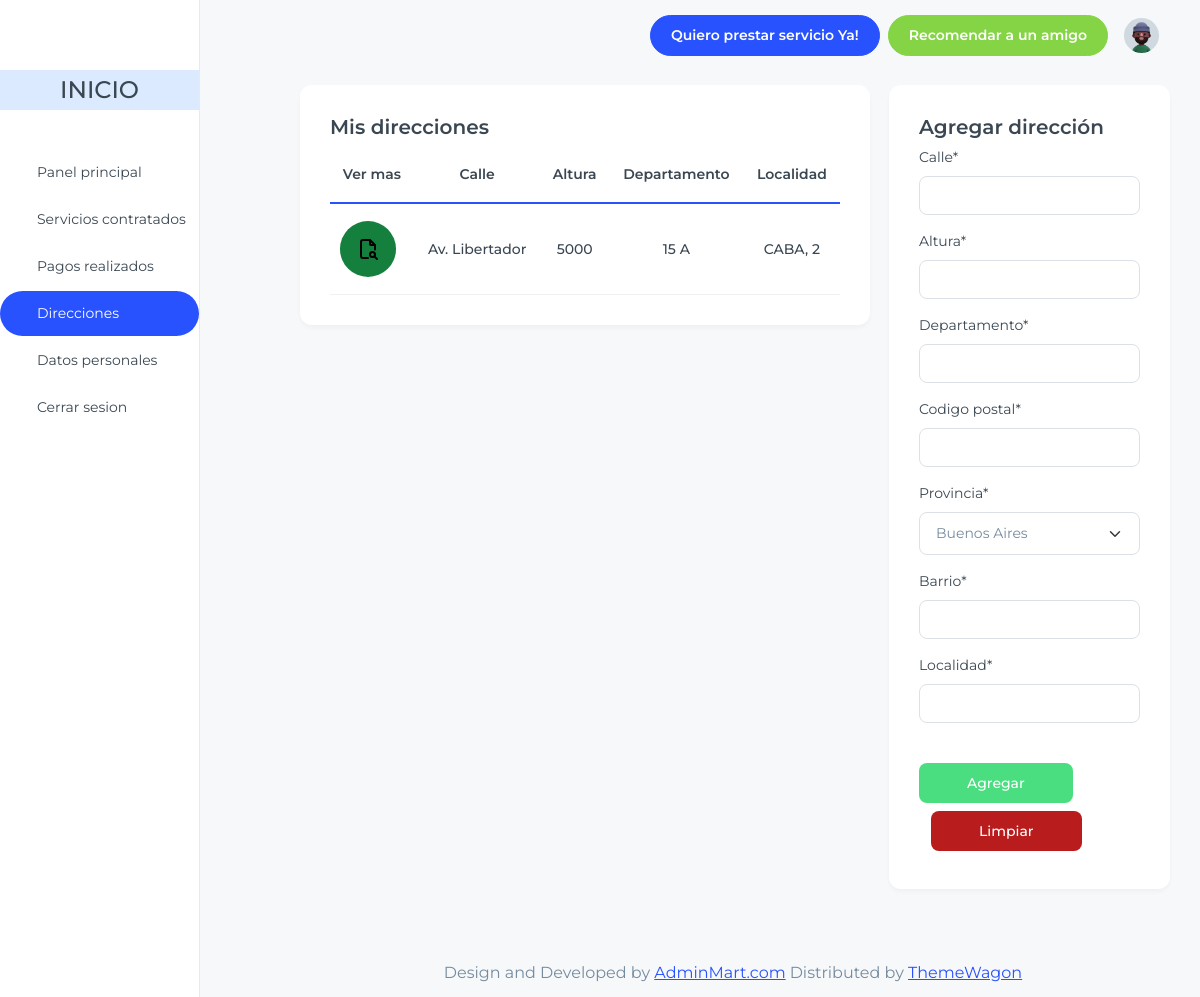
Before: /home/consumidor/direcciones/ (signed in) with the older database file.
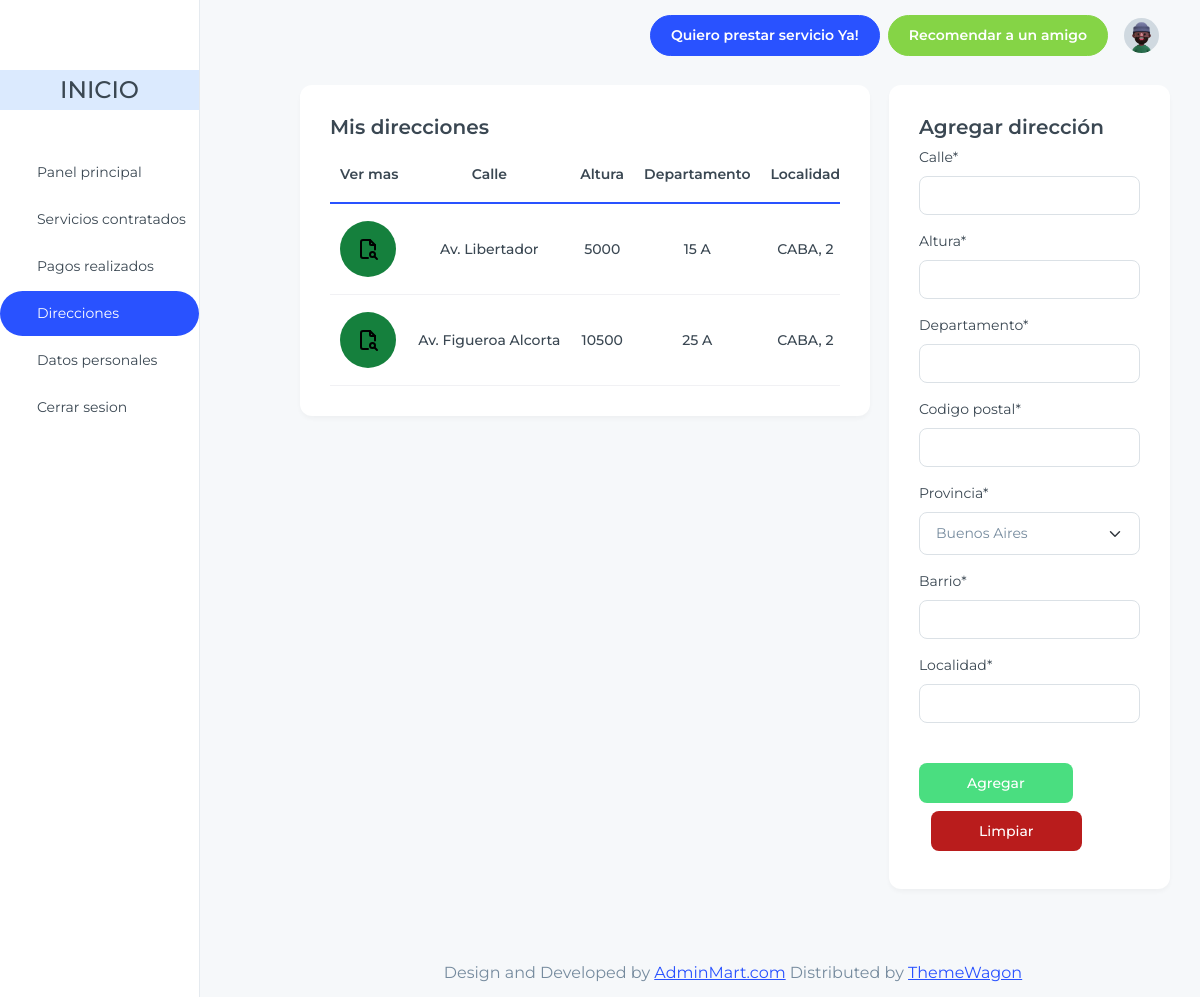
After: the same page with the newer database file.
### apps/ubicacion/models.py (models this page shows, shortened)
class Direccion(models.Model):
    calle = models.TextField(max_length=200)
    altura = models.TextField(max_length=200)
    departamento = models.CharField(max_length=100, null=True, blank=True)
    codigo_postal = models.CharField(max_length=100)
    barrio = models.CharField(max_length=200, blank=True, null=True, default=None)
    localidad = models.ForeignKey(Localidad, on_delete=models.CASCADE, default=None)
    usuario = models.ForeignKey("usuario.Usuario", on_delete=models.CASCADE, default=None)

class Localidad(models.Model):
    nombre = models.CharField(max_length=100)
    provincia = models.ForeignKey(Provincia, on_delete=models.CASCADE)
    def __str__(self):
        return f'{self.nombre}, {self.provincia.nombre}'

class Provincia(models.Model):
    PROVINCIAS = [
        (1, 'Buenos Aires'),
        (2, 'Ciudad Autónoma de Buenos Aires'),
        (3, 'Catamarca'),
        (4, 'Chaco'),
        (5, 'Chubut'),
        (6, 'Córdoba'),
        (7, 'Corrientes'),
        (8, 'Entre Ríos'),
        (9, 'Formosa'),
        (10, 'Jujuy'),
        (11, 'La Pampa'),
        (12, 'La Rioja'),
        (13, 'Mendoza'),
        (14, 'Misiones'),
        (15, 'Neuquén'),
        (16, 'Río Negro'),
        (17, 'Salta'),
        (18, 'San Juan'),
        (19, 'San Luis'),
        (20, 'Santa Cruz'),
        (21, 'Santa Fe'),
        (22, 'Santiago del Estero'),
        (23, 'Tierra del Fuego, Antártida e Islas del Atlántico Sur'),
        (24, 'Tucumán'),
    ]
    nombre = models.IntegerField(choices=PROVINCIAS)

### apps/consumidor/views.py (the view, shortened to what this page needs)
# urls.py: path('consumidor/direcciones/', ConsumidorDireccionListView.as_view(), name='dire_consumidor'),
class ConsumidorDireccionListView(generic.ListView, generic.edit.FormMixin):
    model = Direccion
    template_name = "consumidor_direcciones.html"
    context_object_name = "direcciones"
    form_class = DireccionForm  # El formulario que usarás para agregar direcciones
    def get_queryset(self):
        usuario_actual = self.request.user
        return Direccion.objects.filter(usuario=usuario_actual)
    def get_context_data(self, **kwargs):
        context = super().get_context_data(**kwargs)
        context['form'] = self.get_form()  # Incluye el formulario en el contexto
        return context

### apps/ubicacion/form.py (shortened to what this page needs)
class DireccionForm(forms.Form):
    calle = forms.CharField(max_length=150, required=True)
    altura = forms.IntegerField()
    departamento = forms.CharField(max_length=150, required=True)
    codigo_postal = forms.CharField(max_length=150)
    provincia = forms.ChoiceField(choices=Provincia.PROVINCIAS, required=True)
    barrio = forms.CharField(max_length=150)
    localidad = forms.CharField(max_length=150, required=True)

### apps/consumidor/templates/consumidor_direcciones.html (shortened to what this page needs)
{% extends 'index_consumidor.html' %}
{% load static %}
{% load crispy_forms_tags %}
{% block content %}
<div class="container-fluid">
  <div class='row'>
    <div class="col-lg-8">
      <div class="card ">
        <div class="card-body ">
          <h5 class="card-title fs-6 font-semibold">Mis direcciones</h5>
            <div class="table-responsive">
            <table class="table text-nowrap align-middle mb-0">
              <thead>
                <tr class="border-2 border-bottom border-primary border-0">
                  <th scope="col" class="text-center">Ver mas</th>
                  <th scope="col" class="text-center">Calle</th>
                  <th scope="col" class="text-center">Altura</th>
                  <th scope="col" class="text-center">Departamento</th>
                  <th scope="col" class="text-center">Localidad</th>
                </tr>
              </thead>
                <tbody class="table-group-divider">
                  {% for direccion in direcciones %}
                    <tr>
                      <td class="text-center fw-medium">
                        <button type="button" class="flex justify-center items-center text-white bg-green-700 hover:bg-green-800 focus:outline-none focus:ring-4 focus:ring-green-300 font-medium rounded-full px-3 py-3 dark:bg-green-600 dark:hover:bg-green-700 dark:focus:ring-green-800">
                          <img src="{% static 'images/dash/logos/file-search.svg' %}" alt="Ícono" class="w-6 h-6">
                        </button>
                      </td>
                      <td class="text-center fw-medium">{{ direccion.calle }}</td>
                      <td class="text-center fw-medium">{{ direccion.altura }}</td>
                      <td class="text-center fw-medium">{{ direccion.departamento }}</td>
                      <td class="text-center fw-medium">{{ direccion.localidad }}</td>
                    </tr>
                  {% endfor %}
                </tbody>
            </table>
          </div>
        </div>
      </div>
    </div>
    <div class="col-lg-4 pl-1">
        <div class="card">
            <div class="card-body">
              <h5 class="card-title fs-6 font-semibold">Agregar dirección</h5>
              <form method="post">
              {{form|crispy}}
              <button type='submit' class="mt-4 text-white bg-green-400 hover:bg-blue-800 focus:ring-4 focus:ring-blue-300 font-medium rounded-lg text-sm px-5 py-2.5 me-2 mb-2 dark:bg-blue-600 dark:hover:bg-blue-700 focus:outline-none dark:focus:ring-blue-800">Agregar</button>
              <button type="reset" class="focus:outline-none text-white bg-red-700 hover:bg-red-800 focus:ring-4 focus:ring-red-300 font-medium rounded-lg text-sm px-5 py-2.5 me-2 mb-2 ml-3 dark:bg-red-600 dark:hover:bg-red-700 dark:focus:ring-red-900">Limpiar</button>
              </form>
            </div>
        </div>
    </div>
  </div>
</div>
{% endblock %}

Changed rows visible on the page:
added Direccion: calle "Av. Figueroa Alcorta", altura "10500", departamento "25 A", localidad "CABA, 2"
